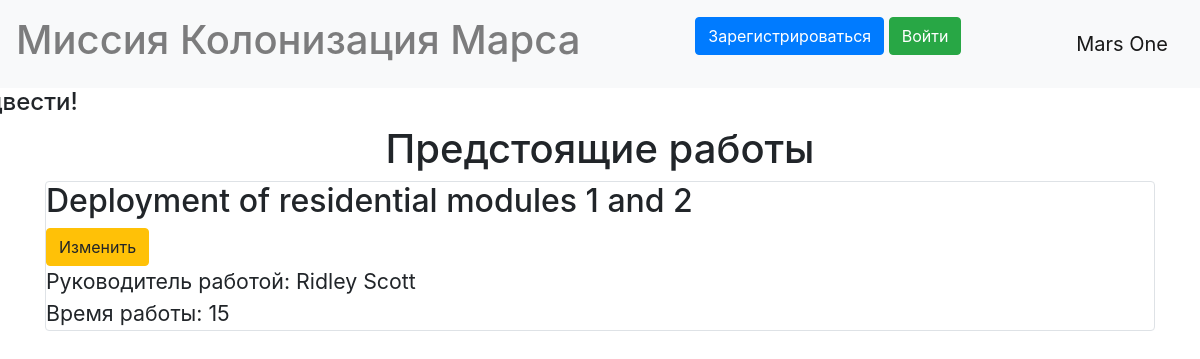
The page /index on the database as committed earlier.
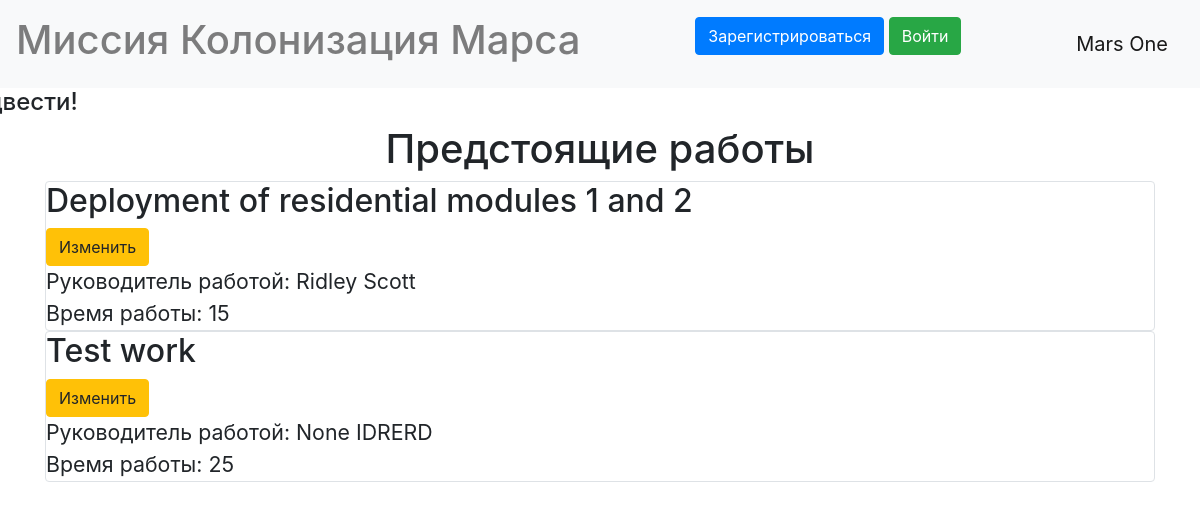
The same page on the database as committed later.
### data/jobs.py (models this page shows)
class Jobs(SqlAlchemyBase, SerializerMixin):
    __tablename__ = "jobs"
    id = sqlalchemy.Column(sqlalchemy.Integer, primary_key=True, autoincrement=True)
    team_leader = sqlalchemy.Column(sqlalchemy.Integer, foreign_key=True)
    job = sqlalchemy.Column(sqlalchemy.String, nullable=True)
    work_size = sqlalchemy.Column(sqlalchemy.Integer, nullable=True)
    collaborators = sqlalchemy.Column(sqlalchemy.String, nullable=True)
    start_date = sqlalchemy.Column(sqlalchemy.DateTime)
    end_date = sqlalchemy.Column(sqlalchemy.DateTime)
    is_finished = sqlalchemy.Column(sqlalchemy.Boolean, default=False)

### data/users.py (models this page shows, shortened)
class User(SqlAlchemyBase, UserMixin, SerializerMixin):
    __tablename__ = 'users'
    id = sqlalchemy.Column(sqlalchemy.Integer, primary_key=True, autoincrement=True)
    surname = sqlalchemy.Column(sqlalchemy.String, nullable=True)
    name = sqlalchemy.Column(sqlalchemy.String, nullable=True)
    age = sqlalchemy.Column(sqlalchemy.Integer, nullable=True)
    position = sqlalchemy.Column(sqlalchemy.String, nullable=True)
    speciality = sqlalchemy.Column(sqlalchemy.String, nullable=True)
    address = sqlalchemy.Column(sqlalchemy.String, nullable=True)
    email = sqlalchemy.Column(sqlalchemy.String, unique=True, nullable=True)
    hashed_password = sqlalchemy.Column(sqlalchemy.String, nullable=True)
    created_date = sqlalchemy.Column(sqlalchemy.DateTime, default=datetime.datetime.now())

### main.py (the view)
@app.route("/")
@app.route("/index")
def index():
    dbs = db_session.create_session()
    jobs = dbs.query(Jobs).all()
    team_leaders = [dbs.query(User).get(job.team_leader) for job in jobs]
    if not jobs or not len(jobs):
        return "Jobs not found"
    return render_template("index.html", jobs=jobs, team_leaders=team_leaders)

### data/db_session.py (called while the page is built)
def create_session() -> Session:
    global __factory
    return __factory()

### templates/index.html (shortened to what this page needs)
{% extends "base.html" %}
{% block content %}
<link rel="stylesheet" type="text/css" href="../static/css/index.css">
<h1 style="text-align: center;">Предстоящие работы</h1>
{% for job in jobs%}
{%if not job.ins_finished%}
<div class="col-md6 border rounded">
    <h2>{{job.job.capitalize()}}</h2>
    <div>
        <a href="/news/{ item.id }" class="btn btn-warning">
            Изменить
        </a>
    </div>
    <div class="tml">
        Руководитель работой: {{team_leaders[loop.index0].surname}} {{team_leaders[loop.index0].name}}
    </div>
    <div class="tml">
        Время работы: {{job.work_size}}
    </div>
</div>
{%endif%}
{% endfor %}
{% endblock %}

Rows that differ between the two databases and show on the page:
added Jobs: job "Test work", work_size "25"
now on this page (row unchanged): User: surname "None", name "IDRERD"
